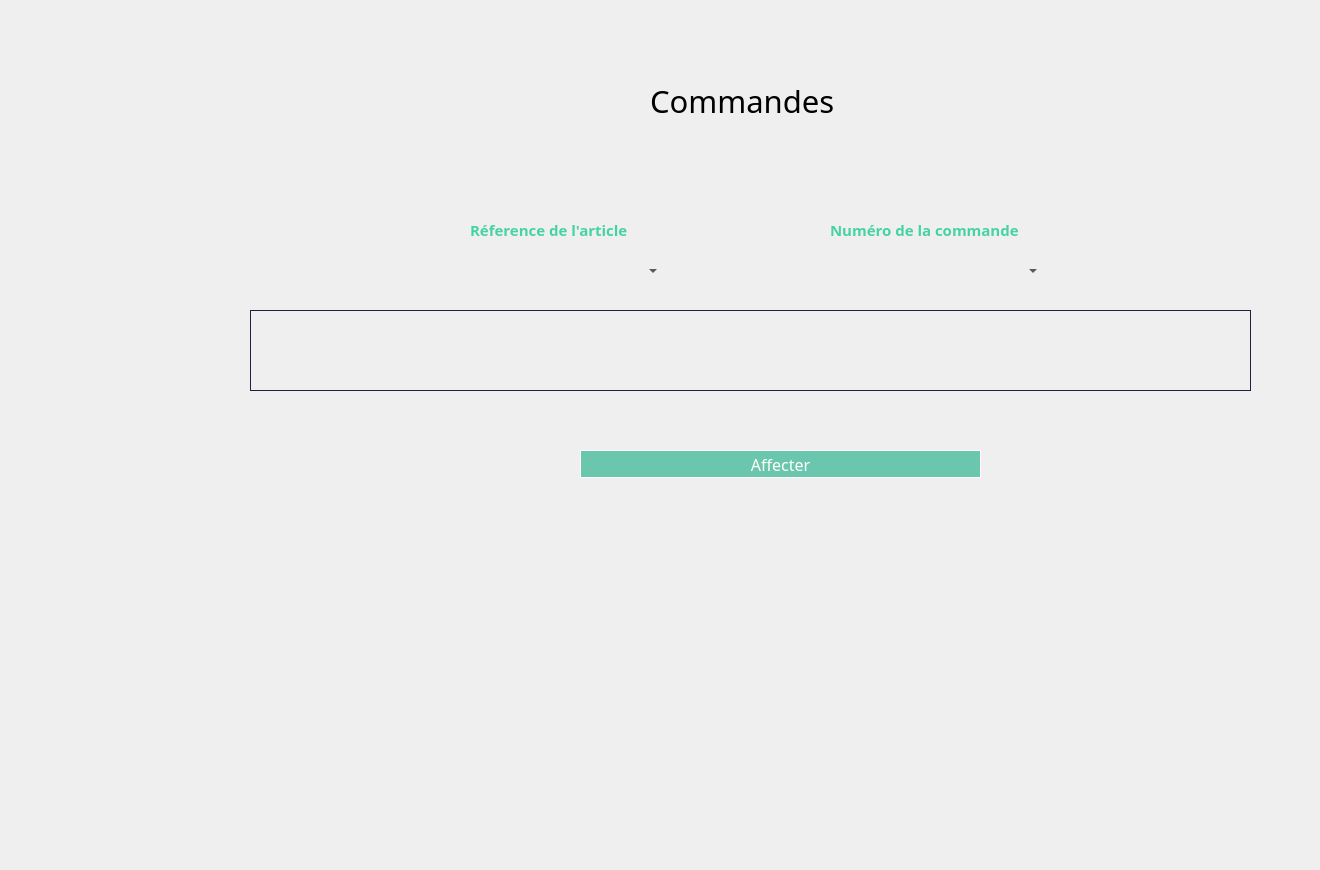
    <widget class="QWidget" name="page_20">
     <widget class="QLabel" name="label_397">
      <property name="geometry">
       <rect>
        <x>-20</x>
        <y>-20</y>
        <width>1311</width>
        <height>861</height>
       </rect>
      </property>
      <property name="text">
       <string/>
      </property>
      <property name="pixmap">
       <pixmap>../../Desktop/anglais/projet c++ design/bg2.png</pixmap>
      </property>
      <property name="scaledContents">
       <bool>true</bool>
      </property>
     </widget>
     <widget class="QTableView" name="table_articles">
      <property name="geometry">
       <rect>
        <x>250</x>
        <y>310</y>
        <width>1001</width>
        <height>81</height>
       </rect>
      </property>
      <property name="styleSheet">
       <string notr="true">QTableView{
	background-color: transparent;
	gridline-color: #606060;
	color: #000000;
	alternate-background-color: #b5b5b1;
	border : 1px solid #1c2340;
	qproperty-defaultAlignment: AlignHCenter;
}
QTableView::item:focus
{
  	background-color: #939393;
	font-weight: 500;
}
QTableView::item
{
   text-align: center;
qproperty-defaultAlignment: AlignHCenter;
}

QHeaderView {
	background-color: #6ac6ad;
	qproperty-defaultAlignment: AlignHCenter;
 }
QHeaderView::section {
                     spacing: 10px;
                     background-color: #6ac6ad;
                     color: #757575;
                     margin: 1px;
					 border: 0;
                     text-align: center;
                     font-family: arial;
                     font-size: 12px;
 }

QTableView QTableCornerButton::section {
    background-color: #6ac6ad;
}</string>
      </property>
     </widget>
     <widget class="QComboBox" name="comboBox_3">
      <property name="geometry">
       <rect>
        <x>480</x>
        <y>260</y>
        <width>181</width>
        <height>22</height>
       </rect>
      </property>
      <property name="styleSheet">
       <string notr="true"> background-color: Transparent;
 border: none;</string>
      </property>
     </widget>
     <widget class="QPushButton" name="pushButton_5">
      <property name="geometry">
       <rect>
        <x>70</x>
        <y>280</y>
        <width>141</width>
        <height>71</height>
       </rect>
      </property>
      <property name="styleSheet">
       <string notr="true">QPushButton {
	font-weight: 500;
	text-align: center;
    vertical-align: middle;
	background-color: transparent;
	padding: 5px 15px 15px 20px;
    color: #fff;
	font-size: 11px;
	border : 0;
	border-right: 3px solid transparent;
 	background-position: center top;
    background-repeat: no-repeat;
    background-origin: content;
    background-image: url(&quot;C:/Users/hp/Desktop/anglais/projet c++ design/affecter1.png&quot;);
}

QPushButton:hover {
	color: #ffffff;
	font-weight: 500;
	background-image: url(&quot;C:/Users/hp/Desktop/anglais/projet c++ design/affecter2.png&quot;);
}</string>
      </property>
      <property name="text">
       <string/>
      </property>
     </widget>
     <widget class="QPushButton" name="pushButton_127">
      <property name="geometry">
       <rect>
        <x>90</x>
        <y>380</y>
        <width>101</width>
        <height>81</height>
       </rect>
      </property>
      <property name="styleSheet">
       <string notr="true">QPushButton {
	font-weight: 500;
	text-align: center;
    vertical-align: middle;
	background-color: transparent;
	padding: 5px 15px 15px 20px;
    color: #fff;
	font-size: 11px;
	border : 0;
	border-right: 3px solid transparent;
 	background-position: center top;
    background-repeat: no-repeat;
    background-origin: content;
    background-image: url(&quot;C:/Users/hp/Desktop/anglais/projet c++ design/chariot1.png&quot;);
}

QPushButton:hover {
	color: #ffffff;
	font-weight: 500;
	background-image: url(&quot;C:/Users/hp/Desktop/anglais/projet c++ design/chariot2.png&quot;);
}</string>
      </property>
      <property name="text">
       <string/>
      </property>
     </widget>
     <widget class="QLabel" name="label_398">
      <property name="geometry">
       <rect>
        <x>650</x>
        <y>60</y>
        <width>501</width>
        <height>81</height>
       </rect>
      </property>
      <property name="font">
       <font>
        <family>Montserrat Alternates</family>
        <pointsize>23</pointsize>
       </font>
      </property>
      <property name="text">
       <string>Commandes </string>
      </property>
     </widget>
     <widget class="QComboBox" name="comboBox_4">
      <property name="geometry">
       <rect>
        <x>860</x>
        <y>260</y>
        <width>181</width>
        <height>22</height>
       </rect>
      </property>
      <property name="styleSheet">
       <string notr="true"> background-color: Transparent;
 border: none;</string>
      </property>
     </widget>
     <widget class="QPushButton" name="affecter1">
      <property name="geometry">
       <rect>
        <x>580</x>
        <y>450</y>
        <width>401</width>
        <height>28</height>
       </rect>
      </property>
      <property name="font">
       <font>
        <family>Montserrat Alternates</family>
        <pointsize>-1</pointsize>
        <weight>50</weight>
        <bold>false</bold>
       </font>
      </property>
      <property name="styleSheet">
       <string notr="true">QPushButton{
line-height: 1;
    color: #ffffff;
    background-color: #6ac6ad;
    background-clip: padding-box;
	border: 1px solid #ffffff;
    font-weight: 400;
	font-size: 16px;
    padding: 0.875rem 1.375rem;
}
QPushButton:hover{
	border: 1px solid #f75454;
 color: #f75454;
    background-color: #ffffff;

}
</string>
      </property>
      <property name="text">
       <string>Affecter</string>
      </property>
     </widget>
     <widget class="QLabel" name="label_407">
      <property name="geometry">
       <rect>
        <x>450</x>
        <y>230</y>
        <width>241</width>
        <height>81</height>
       </rect>
      </property>
      <property name="text">
       <string/>
      </property>
      <property name="pixmap">
       <pixmap>../../Downloads/saisir.png</pixmap>
      </property>
      <property name="scaledContents">
       <bool>true</bool>
      </property>
     </widget>
     <widget class="QLabel" name="label_35">
      <property name="geometry">
       <rect>
        <x>470</x>
        <y>220</y>
        <width>281</width>
        <height>20</height>
       </rect>
      </property>
      <property name="font">
       <font>
        <family>Montserrat Alternates</family>
        <pointsize>11</pointsize>
        <weight>75</weight>
        <bold>true</bold>
       </font>
      </property>
      <property name="styleSheet">
       <string notr="true">color: rgb(70, 211, 164);</string>
      </property>
      <property name="text">
       <string>Réference de l'article</string>
      </property>
     </widget>
     <widget class="QLabel" name="label_36">
      <property name="geometry">
       <rect>
        <x>830</x>
        <y>220</y>
        <width>331</width>
        <height>20</height>
       </rect>
      </property>
      <property name="font">
       <font>
        <family>Montserrat Alternates</family>
        <pointsize>11</pointsize>
        <weight>75</weight>
        <bold>true</bold>
       </font>
      </property>
      <property name="styleSheet">
       <string notr="true">color: rgb(70, 211, 164);</string>
      </property>
      <property name="text">
       <string>Numéro de la commande </string>
      </property>
     </widget>
     <widget class="QLabel" name="label_408">
      <property name="geometry">
       <rect>
        <x>830</x>
        <y>230</y>
        <width>241</width>
        <height>81</height>
       </rect>
      </property>
      <property name="text">
       <string/>
      </property>
      <property name="pixmap">
       <pixmap>../../Downloads/saisir.png</pixmap>
      </property>
      <property name="scaledContents">
       <bool>true</bool>
      </property>
     </widget>
     <widget class="QPushButton" name="pushButton_130">
      <property name="geometry">
       <rect>
        <x>-10</x>
        <y>720</y>
        <width>121</width>
        <height>61</height>
       </rect>
      </property>
      <property name="styleSheet">
       <string notr="true">QPushButton {
	font-weight: 500;
	text-align: center;
    vertical-align: middle;
	background-color: transparent;
	padding: 5px 15px 15px 20px;
    color: #fff;
	font-size: 11px;
	border : 0;
	border-right: 3px solid transparent;
 	background-position: center top;
    background-repeat: no-repeat;
    background-origin: content;
    background-image: url(&quot;C:/Users/hp/Desktop/anglais/projet c++ design/return1.png&quot;);
}

QPushButton:hover {
	color: #ffffff;
	font-weight: 500;
	background-image: url(&quot;C:/Users/hp/Desktop/anglais/projet c++ design/return2.png&quot;);
}</string>
      </property>
      <property name="text">
       <string/>
      </property>
     </widget>
     <zorder>label_397</zorder>
     <zorder>table_articles</zorder>
     <zorder>pushButton_5</zorder>
     <zorder>pushButton_127</zorder>
     <zorder>label_398</zorder>
     <zorder>affecter1</zorder>
     <zorder>label_407</zorder>
     <zorder>comboBox_3</zorder>
     <zorder>label_35</zorder>
     <zorder>label_36</zorder>
     <zorder>label_408</zorder>
     <zorder>comboBox_4</zorder>
     <zorder>pushButton_130</zorder>
    </widget>
